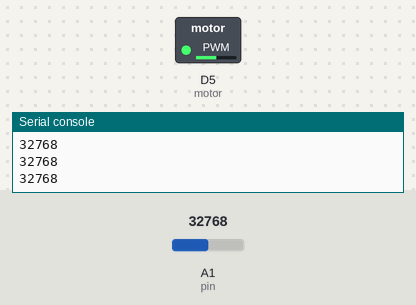
Bench run of a program on a simulated CircuitPython board. Shown: switched loads named in the program (green lamp = pin HIGH), the last lines printed to the serial console. The test bench sets the inputs (shaded band); at power-on: A1 (pin) = 32768 (analog values on the 0–65535 scale).

Above: at 1.2 s.
1.3 s: A1 (pin) set to 45874
At 2.4 s:
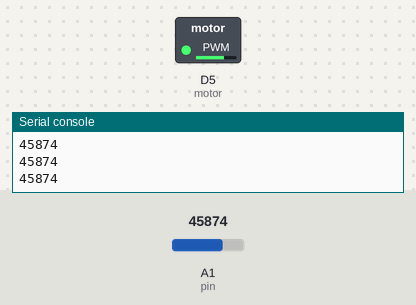
2.8 s: A1 (pin) set to 57670
At 3.7 s:
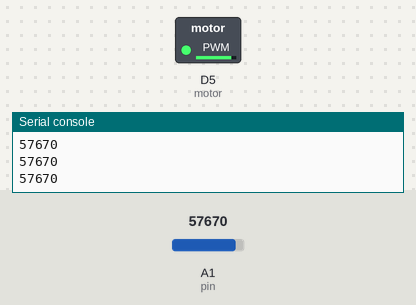
4.3 s: A1 (pin) set to 7864
At 4.9 s:
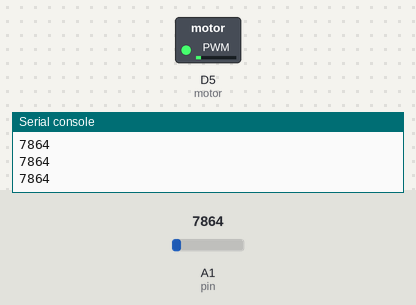
5.8 s: A1 (pin) set to 0
At 6.2 s:
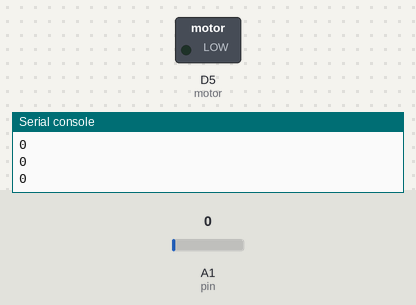
Timing chart, 0 to 8.3 s (numbered marks = the images above; inputs shaded):
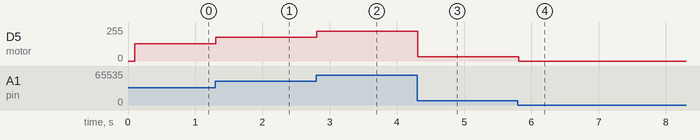

Measured:
- after the input at 1.3 s, D5 (motor): 128/255 → 178/255 at once
- after the input at 2.8 s, D5 (motor): 178/255 → 224/255 at once
- after the input at 4.3 s, D5 (motor): 224/255 → 31/255 at once
- after the input at 5.8 s, D5 (motor): 31/255 → 0/255 at once

The program:

motor.py
```python
import time
import board
from analogio import AnalogIn
import pwmio
pin = AnalogIn(board.A1)
motor = pwmio.PWMOut(board.D5)
while True:

    print(pin.value)
    time.sleep(0.1)
    motor.duty_cycle = pin.value
```
